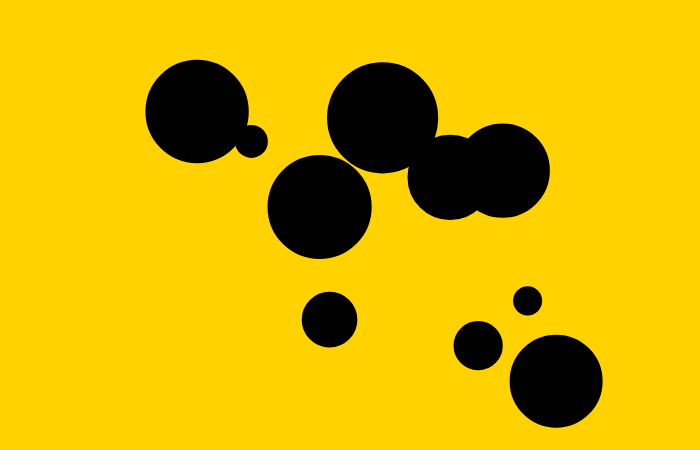
Frame 1 (no input)
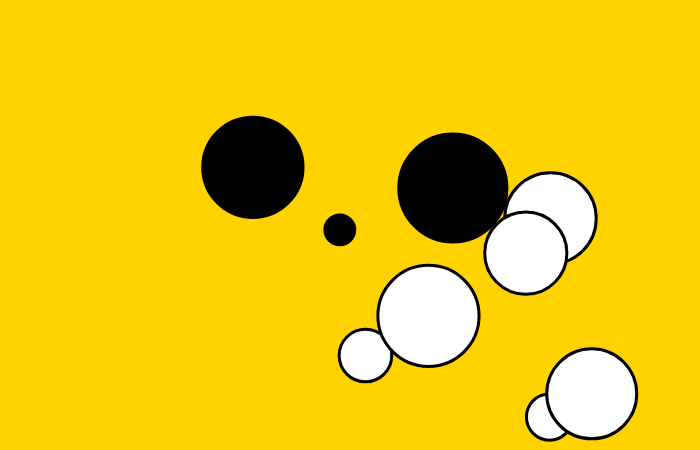
Frame 60 (no input)
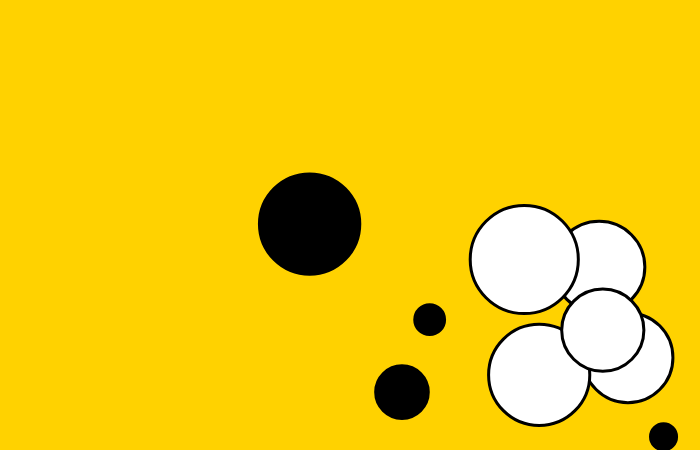
Frame 120 (the mouse pressed at the canvas centre since frame 60)

The p5.js sketch that drew these frames (run headless with seeded random() and noise() and a simulated clock; from frame 60 on, the mouse is pressed at the canvas centre):

// p5.js sketch
// ── sketch.js
// Array of overlapping Balls defined by a Class COMMENTED v7
// https://editor.p5js.org/novo/sketches/WpaS3PG50
// sketch HEAVILY COMMENTED :) for  bbdemos
//

/*** OVERVIEW ********************/
// An ARRAY of bouncing black "balls" is defined by a CLASS.
// Balls switch to white while overlapping one or more OTHER balls.
// We use verbose object names to clearly identify
// ballArray and array_Element (the ARRAY and its ELEMENTS)
// BallClass and ball_Instance (the CLASS and its INSTANCES)

// A key feature is that 
// each ball/instance uses its INTERNAL CLASS METHOD
// to evaluate its RELATIONSHIP to every other ball/instance.
// This is an example of the power and elegance of
// OBJECT-ORIENTED programming.
//  

/*** SKETCH PARTS ********************/
// This p5js sketch is composed of 4 sections:

// 1. Global variables declared
// including ballArray, a global variable used in setup and draw functions
// ballArray is composed of ARRAY ELEMENTS (the moving circles)
// which are INSTANCES of a CLASS

// 2. setup function
// with a loop that populates the ballArray
// by creating different INSTANCES of BallClass
// with randomly different size, speed and position PROPERTIES.
// Each INSTANCE is added as an ELEMENT to ballArray

// 3. draw function
// a loop continuously tests for overlaps for each Element of ballArray
// and changes their color when that happens.
// Note that the tests could be for proximity, direction, crowding or ...
// and the changes could be to speed, size, color or ...

// 4. BallClass
// with CONSTRUCTOR PARAMETERS (variables passed to the constructor function)
// that define 5 of the 6 ATTRIBUTES (distinguishing properties)
// of a ball_Instance : x,y location, radius, x,y speed
// with METHODS (internal functions of a class)
// for setting the size, moving and bouncing each ball_Instance
// and also testing for overlap and changing the color
//
// other versions could have different moving, testing and transforming functions...

//
/*** GLOBAL VARIABLES ********************/
let ballArray = [];
let numberOfBalls = 10;
let maxSpeed = 2;

//
/*** SETUP FUNCTION ********************/
function setup() {
  createCanvas(700, 450);

  // a for loop fills (populates) Array
  // with new ball_Instances of BallClass

  for (let index = 0; index < numberOfBalls; index++) {
    let bradius = random(10, 60);
    let bspeed = random(0.5, maxSpeed);
    let xstart = random(bradius, width - bradius);
    let ystart = random(bradius, height - bradius);
    // "let" here specifies a local variable

    let ball_Instance = new BallClass(xstart, ystart, bradius, bspeed);
    // ball_Instance is a new Instance of BallClass
    // created with 4 external PARAMETERS: x, y start points, radius and speed

    ballArray.push(ball_Instance);
    //push method adds each new ball_Instance to the end of ballArray
  }
}
/*** end SETUP FUNCTION ********************/

//
/*** DRAW FUNCTION ********************/
function draw() {
  background(255, 210, 0);

  // OUTER for loop
  for (let index = 0; index < ballArray.length; index++) {
    let array_Element = ballArray[index];

    // the shorter "for of" version of 2 lines above is:
    // for (let array_Element of ballArray) {

    array_Element.bounceRandom();
    let overlap = false;

    // INNER for loop //////
    for (let indy = 0; indy < ballArray.length; indy++) {
      let other = ballArray[indy];

      // shorter "for of version" of 2 lines above is:
      // for (let other of ballArray)

      if (array_Element.intersectsBool(other)) {
        overlap = true;
      }

      if (overlap) {
        array_Element.changeColor(255);
      } else {
        array_Element.changeColor(0);
      }
    } // end INNER for loop //////

    // if (overlap) {
    //   array_Element.changeColor(255);
    // } else {
    //   array_Element.changeColor(0);
    // }
  }
  // changeColor method at end of OUTER for loop
}

// What is the difference between putting array_Element.changeColor
// at end of INNER (as it is now) versus OUTER loop ?

/*** end DRAW FUNCTION ********************/

//
/*** CLASS ********************/
// A Class combines PROPERTIES and METHODS (data and functions)

// Properties can be defined internally or from external parameters
// PUBLIC properties : can be used outside class with syntax
// "classInstance.property"
// PRIVATE properties : only used inside the class with syntax
// "this.property"

// The same is true of METHODS, with syntax of
// "classInstance.method" OR "this.method"

class BallClass {
  //*** class constructor ***//

  constructor(x, y, r, bsp) {
    this.x = x;
    this.y = y;
    this.r = r;
    this.xsp = bsp; // xspeed
    this.ysp = bsp; // yspeed
    this.brightness = 0;
  }
  // 4 Parameters are external variables "x, y, r" etc.
  // passed on to internal private properties: "this.x, this.y" etc
  // "this.brightness" is defined internally in constructor function

  //*** class methods (internal functions) ***//

  intersectsBool(other) {
    if (other == this) {
      return false;
    }
    let d = dist(this.x, this.y, other.x, other.y);
    return this.r + other.r > d;
  }

  // "other" is an arbitrary word designating the current ball_Instance
  // that is the parameter for the intersectsBool method

  // (other == this) evaluates to false in the one case
  // when the method compares the ball_Instance with itself

  // When comparing this ball with any other ball,
  // (this.r + other.r > d) returns true if they overlap

  //-----------------

  changeColor(c) {
    this.brightness = c;
  }

  //-----------------

  bounceRandom() {
    this.move();
    this.show();
  }

  // bounceRandom is "meta method"
  // that calls two other methods inside the Class

  //-----------------

  show() {
    strokeWeight(3);
    fill(this.brightness);
    ellipse(this.x, this.y, this.r * 2);
  }

  // show() method draws the colored circle every frame

  //-----------------

  move() {
    this.x = this.x + this.xsp;
    this.y = this.y + this.ysp;
    // move the ball at speed xsp and ysp

    // bounce off horizontal edges
    if (this.x >= width - this.r || this.x <= 0 + this.r) {
      this.xsp = -this.xsp;
    }
    // bounce off vertical edges
    if (this.y >= height - this.r || this.y <= 0 + this.r) {
      this.ysp = -this.ysp;
    }
  }
}

/*** end CLASS ********************/

// this is based on an exercise for John Henry Thompson's course (jht1400)
